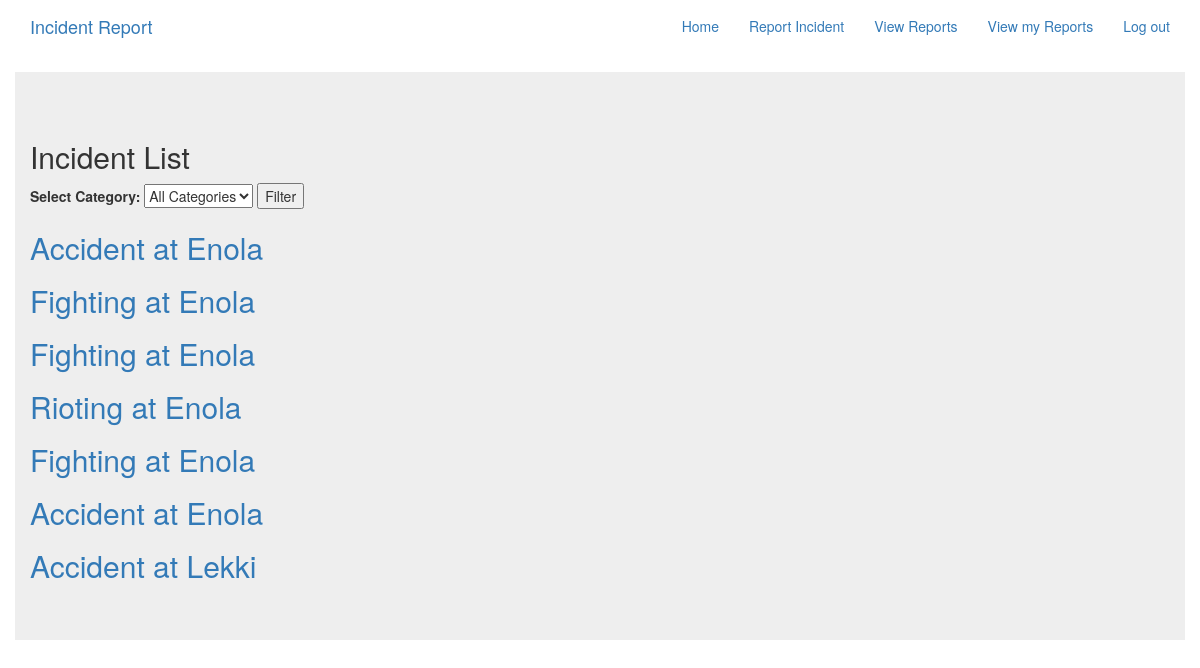
The page /reports/all (signed in) on the database its author committed.
### incident_app/models.py (models this page shows, shortened)
class Incident(models.Model):
    category_choices = [
        ('Accident', 'Accident'),
        ('Fighting', 'Fighting'),
        ('Rioting', 'Rioting'),
    ]
    user = models.ForeignKey(User, on_delete=models.CASCADE)
    category = models.CharField(max_length=255, choices=category_choices)
    description = models.TextField(blank=False, max_length=400)
    address = models.CharField(max_length=255, default='')
    latitude = models.FloatField(blank=True, null=True)
    longitude = models.FloatField(blank=True, null=True)
    timestamp = models.DateTimeField(auto_now_add=True)
    images = models.ImageField(blank=True, null=True)

### incident_app/views.py (the view)
# urls.py: path('all', views.IncidentList.as_view(), name='all'),
class IncidentList(LoginRequiredMixin, generic.ListView):
    template_name = 'incident_app/incident_list.html'
    model = Incident
    context_object_name = 'incident_list'
    def get_queryset(self):
        category = self.request.GET.get('category')
        if category:
            return Incident.objects.filter(category=category).order_by('-timestamp')
        else:
            return Incident.objects.all().order_by('-timestamp')

### incident_app/templates/incident_app/incident_list.html (shortened to what this page needs)
{% extends 'base.html' %}
{% block body_block %}
<div class='container jumbotron'>
<h2>Incident List</h2>
  <form method="get">
    <label for="category">Select Category:</label>
    <select name="category" id="category">
      <option value="">All Categories</option>
    </select>
    <button type="submit">Filter</button>
  </form>
  {% for incident in incident_list %}
    <h2><a href={% url 'reports:details' pk=incident.pk %}>{{ incident.category }} at {{ incident.address }}</a></h2>
  {% endfor %}
</div>
{% endblock %}

### templates/base.html (shortened to what this page needs)
<!DOCTYPE html>
<html lang="en" dir="ltr">
  <head>
    <link rel="stylesheet" href="https://cdn.jsdelivr.net/npm/bootstrap@3.3.7/dist/css/bootstrap.min.css">
    <link rel="stylesheet" href="https://cdn.jsdelivr.net/npm/bootstrap@3.3.7/dist/css/bootstrap-theme.min.css">
      </head>
  <body>
    <nav class='navbar mynav' role='navigation' id='navbar'>
        <div class='container'>
          <a class='navbar-brand mynav' href={% url 'landing' %}>Incident Report</a>
          <ul class='nav navbar-nav navbar-right'>
            {% if user.is_authenticated %}
            <li><a href={% url 'home' %}>Home</a></li>
            <li><a href={% url 'reports:create' %}>Report Incident</a></li>
            <li><a href={% url 'reports:all'%}>View Reports</a></li>
            <li><a href={% url 'reports:user_all'%}>View my Reports</a></li>
            <li><a href={% url 'thanks' %}>Log out</a></li>
            {% else %}
            <li><a href={% url 'accounts:login'%}>Login</a></li>
            <li><a href={% url 'accounts:signup'%}>Signup</a></li>
            {% endif %}
          </ul>
        </div>
      </nav>
      {% block body_block %}{% endblock %}
  </body>
</html>

### rows shown on the page
Incident: category "Accident", address "Enola"
Incident: category "Fighting", address "Enola"
Incident: category "Fighting", address "Enola"
Incident: category "Rioting", address "Enola"
Incident: category "Fighting", address "Enola"
Incident: category "Accident", address "Enola"
Incident: category "Accident", address "Lekki"
